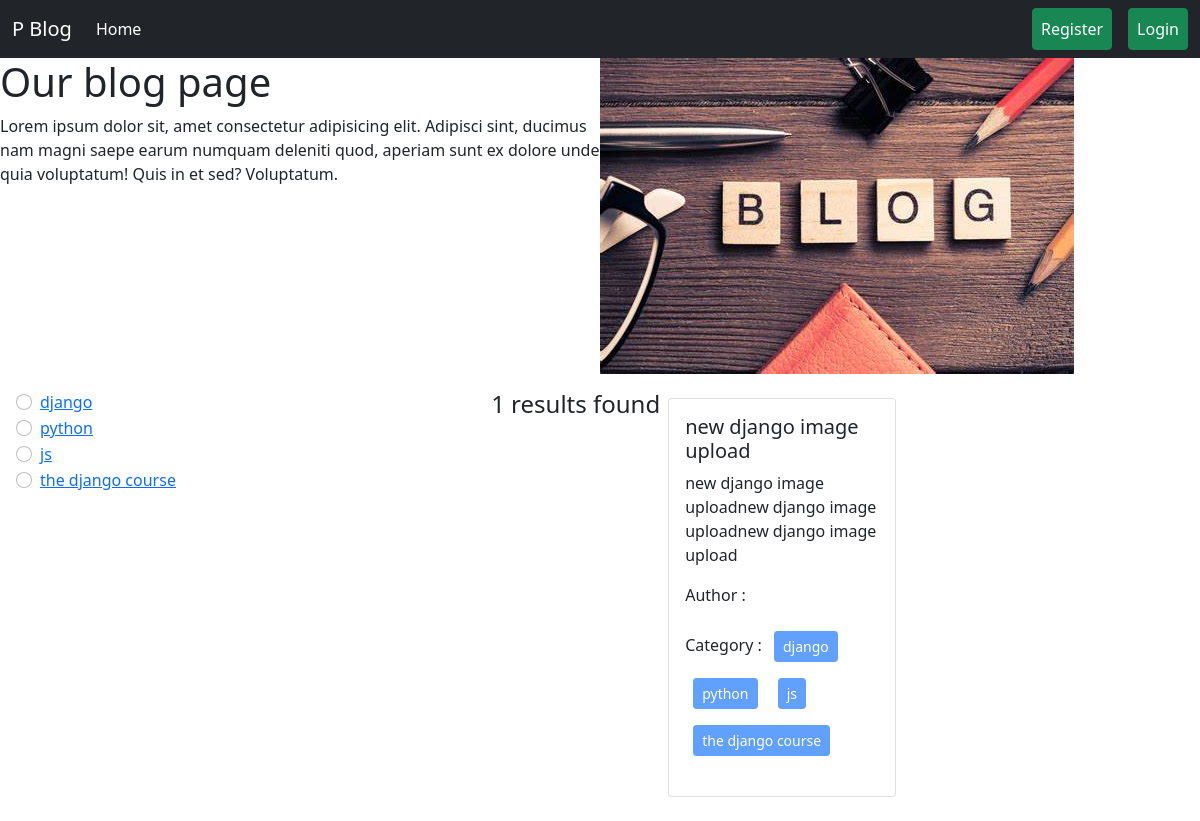
Page /category/js on the committed database.
### categories/models.py (models this page shows, shortened)
class Category(models.Model):
    name = models.CharField(max_length=100)
    slug=models.SlugField(max_length=100, unique=True, null=True, blank=True)

### posts/models.py (models this page shows, shortened)
class Post(models.Model):
    title = models.CharField(max_length=50)
    content = models.TextField()
    category = models.ManyToManyField(Category)
    author = models.ForeignKey(User, on_delete=models.CASCADE)
    image=  models.ImageField( upload_to="uploads/", blank=True, null=True )

### blog_project/views.py (the view)
# urls.py: 2. Add a URL to urlpatterns:  path('', views.home, name='home')
def home(request, category_slug=None):
    data = Post.objects.all()
    if category_slug is not None:
        category=Category.objects.get(slug=category_slug)
        data=Post.objects.filter(category= category)
    categories=Category.objects.all()
    return render(request, 'home.html', {'data' : data, 'category':categories})

### templates/home.html (shortened to what this page needs)
{% extends 'base.html' %} {% load static %} {% block content %}
<div class="d-flex flex-warp">
  <div class="col-6">
    <h1>Our blog page</h1>
    <p>
      Lorem ipsum dolor sit, amet consectetur adipisicing elit. Adipisci sint,
      ducimus nam magni saepe earum numquam deleniti quod, aperiam sunt ex
      dolore unde quia voluptatum! Quis in et sed? Voluptatum.
    </p>
  </div>
  <div class="col-6">
    <img src="{% static 'header.jpg' %}" />
  </div>
</div>
<div class="d-flex flex-warp p-3">
  <div class="col-2">
    {% for cat in category %}
    <div class="form-check">
      <input
        class="form-check-input"
        type="radio"
        name="category"
        id="{{cat.id}}"
      />
      <label class="form-check-label" for="{{cat.id}}">
        <a href="{% url 'category_wise_post' cat.slug %}">{{cat.name}}</a>
      </label>
    </div>
    {% endfor %}
  </div>
  <div class="col-10">
    <div class="d-flex flex-wrap justify-content-center">
      <h4>{{data | length}} results found</h4>
      {% for post in data %}
      <div class="col-sm-3">
        <div class="card m-2">
          <div class="card-body">
            <h5 class="card-title">{{post.title}}</h5>
            <p class="card-text">{{post.content}}</p>
            <p>Author :{{post.author.first_name}}{{post.author.last_name}}</p>
            <p>
              Category : {% for cat in post.category.all %}
              <button class="btn btn-primary btn-sm m-2" disabled>
                {{cat.name}}
              </button>
              {% endfor %}
            </p>
          </div>
        </div>
      </div>
      {% endfor %}
    </div>
  </div>
</div>
{% endblock %}

### rows in the picture
Category: name "django"
Category: name "python"
Category: name "js"
Category: name "the django course"
Post: title "new django image upload", content "new django image uploadnew django image uploadnew django image upload"

### other values in the picture
{{ data | length }} "1"
